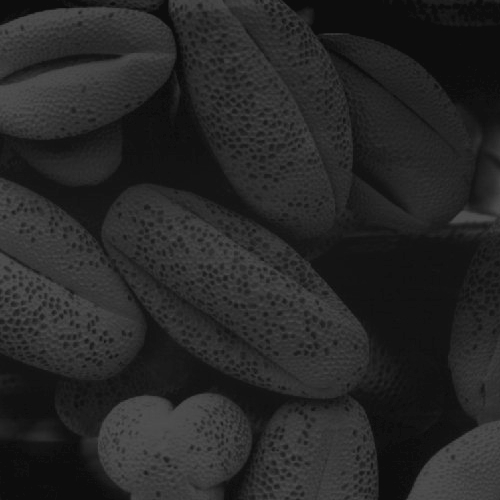
#> input picture image/数字图像处理/03_图像增强之平滑处理/images/rock.jpg, 500 x 500 px
$ python 02_normalize.py
#> lines starting #> are read from the running program, lines starting #| are printed output that depends on the picture
# Author: Shilong YANG
# Desc: Generate negative images

import cv2 as cv
import matplotlib.pyplot as plt
import numpy as np

IMG_DIR = 'images/'
imfile = IMG_DIR + 'rock.jpg'
im = cv.imread(imfile)
#> im is the input picture: shape (500, 500, 3); min 12, max 83, mean 38.7

plt.subplot(1, 2, 1)
plt.imshow(im)
plt.title('Original image')

img = cv.normalize(im, None, alpha=0, beta=500, norm_type=cv.NORM_MINMAX)
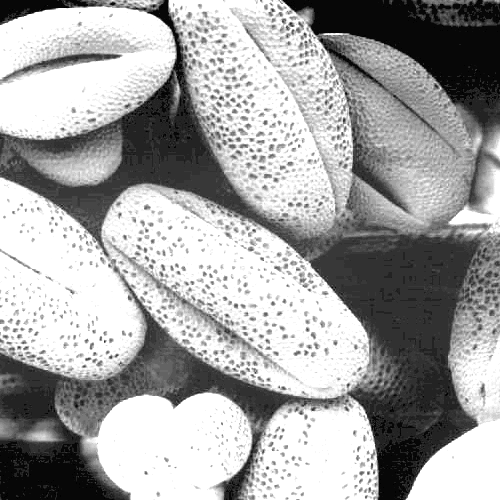
#> img: shape (500, 500, 3); min 0, max 255, mean 163.9
plt.subplot(1, 2, 2)
plt.imshow(img, 'gray')
plt.title('Gray scale stretched')

plt.show()
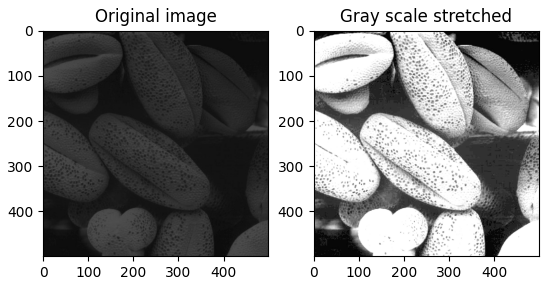
#> figure drawn by matplotlib, 2 panels

$ run again, with image/数字图像处理/03_图像增强之平滑处理/images/bone-scan-GE.tif saved as image/数字图像处理/03_图像增强之平滑处理/images/rock.jpg
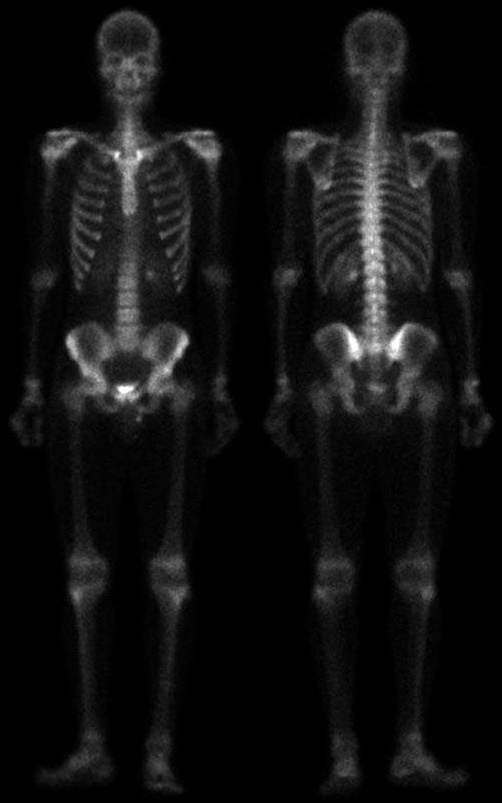
#> input picture image/数字图像处理/03_图像增强之平滑处理/images/bone-scan-GE.tif, 502 x 803 px
#> im is the input picture: shape (803, 502, 3); min 0, max 255, mean 17.1
#> `img = cv.normalize(im, None, alpha=0, beta=500, norm_type=cv.NORM_MINM..`:
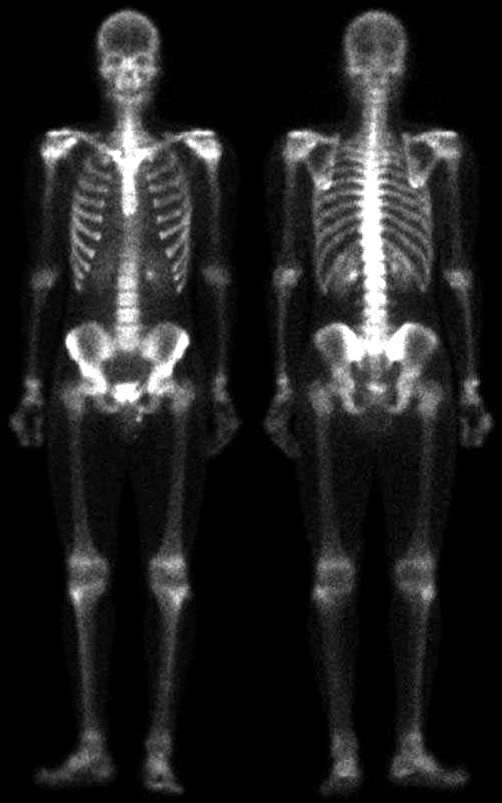
#> img: shape (803, 502, 3); min 0, max 255, mean 32.7
#> `plt.show()`:
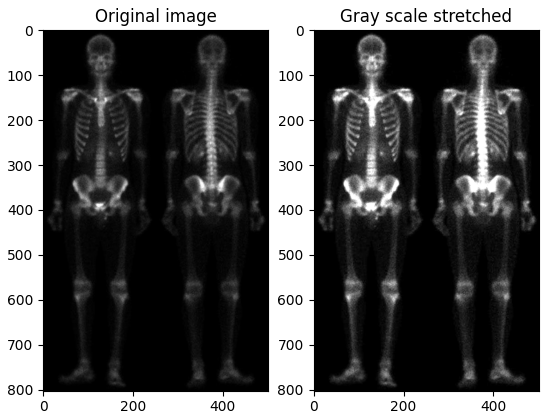
#> figure drawn by matplotlib, 2 panels

$ run again, with image/数字图像处理/03_图像增强之平滑处理/images/chest-xray.tif saved as image/数字图像处理/03_图像增强之平滑处理/images/rock.jpg
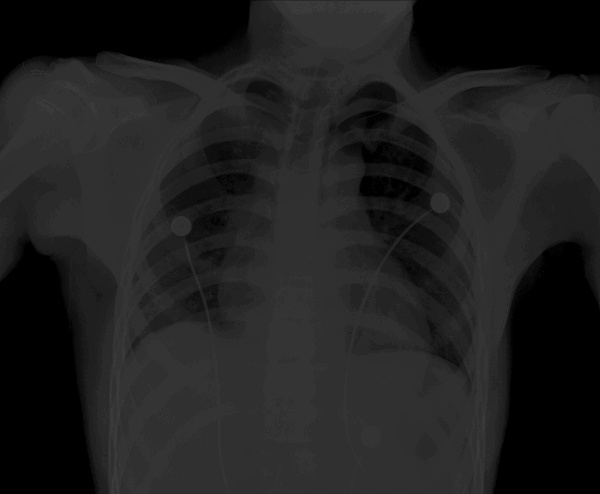
#> input picture image/数字图像处理/03_图像增强之平滑处理/images/chest-xray.tif, 600 x 494 px
#> im is the input picture: shape (494, 600, 3); min 0, max 62, mean 31.7
#> `img = cv.normalize(im, None, alpha=0, beta=500, norm_type=cv.NORM_MINM..`:
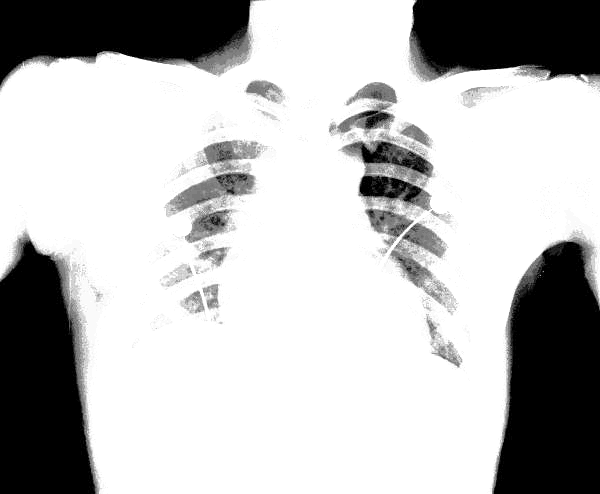
#> img: shape (494, 600, 3); min 0, max 255, mean 187.5
#> `plt.show()`:
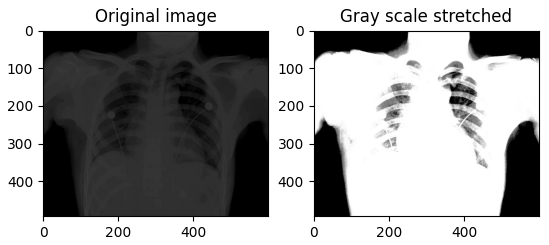
#> figure drawn by matplotlib, 2 panels
